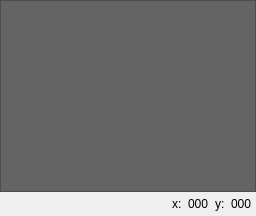
       <widget class="QWidget" name="widget_2" native="true">
        <layout class="QVBoxLayout" name="verticalLayout_2">
         <property name="spacing">
          <number>0</number>
         </property>
         <property name="leftMargin">
          <number>0</number>
         </property>
         <property name="topMargin">
          <number>0</number>
         </property>
         <property name="rightMargin">
          <number>0</number>
         </property>
         <property name="bottomMargin">
          <number>0</number>
         </property>
         <item>
          <widget class="GraphicsView" name="graphicsView">
           <property name="autoFillBackground">
            <bool>false</bool>
           </property>
           <property name="styleSheet">
            <string notr="true">QGraphicsView
{

	background:rgb(100,100,100);

}</string>
           </property>
           <property name="backgroundBrush">
            <brush brushstyle="SolidPattern">
             <color alpha="255">
              <red>0</red>
              <green>0</green>
              <blue>0</blue>
             </color>
            </brush>
           </property>
          </widget>
         </item>
         <item>
          <widget class="QWidget" name="widget_16" native="true">
           <property name="minimumSize">
            <size>
             <width>0</width>
             <height>24</height>
            </size>
           </property>
           <layout class="QHBoxLayout" name="horizontalLayout_13">
            <property name="topMargin">
             <number>1</number>
            </property>
            <property name="rightMargin">
             <number>4</number>
            </property>
            <property name="bottomMargin">
             <number>1</number>
            </property>
            <item>
             <spacer name="horizontalSpacer_7">
              <property name="orientation">
               <enum>Qt::Horizontal</enum>
              </property>
              <property name="sizeHint" stdset="0">
               <size>
                <width>40</width>
                <height>20</height>
               </size>
              </property>
             </spacer>
            </item>
            <item>
             <widget class="QLabel" name="label_17">
              <property name="text">
               <string>x:</string>
              </property>
             </widget>
            </item>
            <item>
             <widget class="QLabel" name="labelx">
              <property name="text">
               <string>000</string>
              </property>
             </widget>
            </item>
            <item>
             <widget class="QLabel" name="label_19">
              <property name="text">
               <string>y:</string>
              </property>
             </widget>
            </item>
            <item>
             <widget class="QLabel" name="labely">
              <property name="text">
               <string>000</string>
              </property>
             </widget>
            </item>
           </layout>
          </widget>
         </item>
        </layout>
       </widget>
